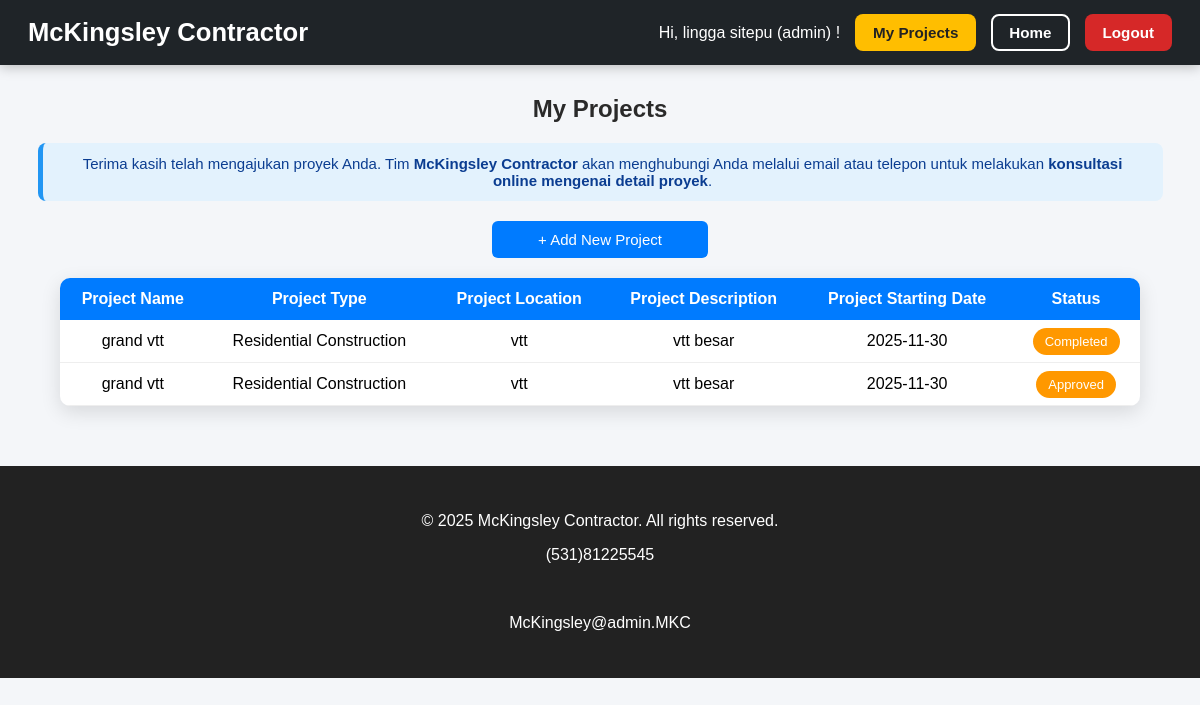
Page /client/myprojects.php (signed in) on the committed database.
### tables this page shows
CREATE TABLE `projects` (
  `id` int NOT NULL,
  `user_id` int NOT NULL,
  `project_title` varchar(150) NOT NULL,
  `project_type` enum('Architectural Planning','Residential Construction','Commercial Construction','Skyscraper Construction','Renovation') NOT NULL,
  `location` varchar(255) NOT NULL,
  `project_description` text NOT NULL,
  `preferred_date` date NOT NULL,
  `status` enum('Pending Review','Approved','In Progress','Completed') DEFAULT 'Pending Review',
  `created_at` timestamp NULL DEFAULT CURRENT_TIMESTAMP
);

### client/myprojects.php (the view, shortened to what this page needs)
<?php
include 'connection.php';
$user_id = $_SESSION['id'];
$result = mysqli_query($conn,
    "SELECT * FROM projects WHERE user_id = $user_id ORDER BY id DESC"
);
?>
<!DOCTYPE html>
<html>
<head>
    <link rel="stylesheet" href="projects.css">
</head>
<body>
<header>
    <div class="brand">McKingsley Contractor</div>
    <div class="right-nav">
        <span class="username">
            Hi, <?= $_SESSION['fullname']; ?> (<?= $_SESSION['username']; ?>) !
        </span>
        <a href="myprojects.php">
            <button class="nav-btn btn-projects">My Projects</button>
        </a>
        <a href="welcome.php">
            <button class="nav-btn btn-home">Home</button>
        </a>
        <a href="logout.php">
            <button class="nav-btn btn-logout">Logout</button>
        </a>
    </div>
</header>
<h2>My Projects</h2>
<p class="info-contact">
    Terima kasih telah mengajukan proyek Anda.
    Tim <strong>McKingsley Contractor</strong> akan menghubungi Anda melalui email atau telepon
    untuk melakukan <strong>konsultasi online mengenai detail proyek</strong>.
</p>
<a class="btn-add" href="addproject.php">+ Add New Project</a>
<table>
    <tr>
        <th>Project Name</th>
        <th>Project Type</th>
        <th>Project Location</th>
        <th>Project Description</th>
        <th>Project Starting Date</th>
        <th>Status</th>
    </tr>
    <?php while ($row = mysqli_fetch_assoc($result)): ?>
    <tr>
        <td><?= $row['project_title'] ?></td>
        <td><?= $row['project_type'] ?></td>
        <td><?= $row['location'] ?></td>
        <td><?= $row['project_description'] ?></td>
        <td><?= $row['preferred_date'] ?></td>
        <td>
            <?php
            $status = $row['status'];
            $status_class = 'status-pending';
            ?>
            <span class="status <?= $status_class ?>"><?= ucfirst($status) ?></span>
        </td>
    </tr>
    <?php endwhile; ?>
</table>
<footer class="bg-dark text-white text-center py-3">
  <p>&copy; 2025 McKingsley Contractor. All rights reserved.</p>
  <p>(531)81225545</p><br>
  <p>McKingsley@admin.MKC</p>
</footer>
</body>
</html>

### client/projects.css (style rules this page uses)
body { font-family: "Poppins", sans-serif; background: #f4f6f9; margin: 0; padding: 0; }
h2 { text-align: center; margin-top: 30px; font-weight: 600; color: #2a2a2a; }
.btn-add { display: inline-block; background: #007bff; color: white; padding: 10px 18px; font-size: 15px; border-radius: 6px; text-decoration: none; margin: 20px auto; display: block; width: 180px; text-align: center; transition: 0.2s ease; }
table { width: 90%; margin: 20px auto; border-collapse: collapse; background: white; border-radius: 10px; overflow: hidden; box-shadow: 0 6px 20px rgba(0,0,0,0.12); }
table th { background: #007bff; color: white; padding: 12px; font-weight: 600; text-align: center; }
table td { padding: 12px; text-align: center; border-bottom: 1px solid #eee; }
.status { padding: 6px 12px; font-size: 13px; border-radius: 20px; color: white; }
.status-pending { background: #ff9800; }
button { width: 100%; padding: 11px; border: none; background: #28a745; color: white; font-size: 16px; border-radius: 6px; cursor: pointer; transition: 0.2s ease; font-weight: 600; }
a { color: #007bff; text-decoration: none; font-weight: 500; }
.info-contact { width: 90%; margin: 0 auto 20px auto; text-align: center; background: #e3f2fd; padding: 12px 20px; border-radius: 8px; color: #0b3d91; font-size: 15px; border-left: 5px solid #2196f3; }
html, body { overflow-x: hidden; }
header { width: 100%; background: #1f2428; color: #fff; display: flex; justify-content: space-between; align-items: center; flex-wrap: wrap; padding: 14px 28px; box-sizing: border-box; box-shadow: 0 2px 12px rgba(0,0,0,0.25); position: sticky; top: 0; z-index: 999; font-family: "Poppins", sans-serif; }
header .brand { font-size: 1.6rem; font-weight: 600; }
header .right-nav { display: flex; align-items: center; gap: 15px; flex-wrap: wrap; }
.username { white-space: nowrap; }
.nav-btn { padding: 8px 16px; border-radius: 8px; font-size: 0.95rem; font-weight: 600; border: 2px solid transparent; cursor: pointer; transition: 0.25s ease-in-out; white-space: nowrap; }
.btn-projects { background: #ffbe00; color: #222; }
.btn-home { background: transparent; color: #fff; border: 2px solid #fff; }
.btn-logout { background: #d62828; color: #fff; }
footer { margin-top: 60px; padding: 30px 0; background: #222; color: white; text-align: center; font-weight: 300; }

### rows in the picture
projects: project_title "grand vtt", project_type "Residential Construction", location "vtt", project_description "vtt besar", preferred_date "2025-11-30", status "Completed"
projects: project_title "grand vtt", project_type "Residential Construction", location "vtt", project_description "vtt besar", preferred_date "2025-11-30", status "Approved"

### other values in the picture
$_SESSION['fullname'] "lingga sitepu"
$_SESSION['username'] "admin"
